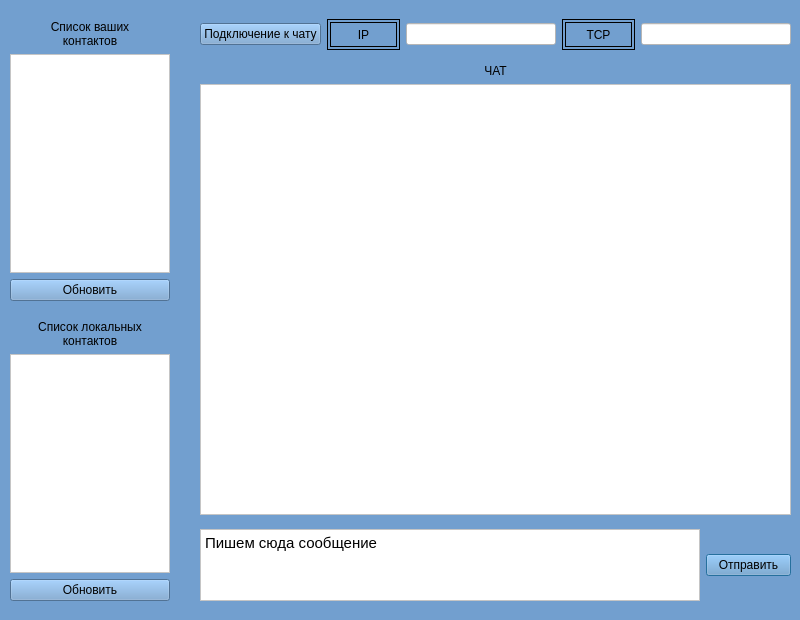
<?xml version="1.0" encoding="UTF-8"?>
<ui version="4.0">
 <class>MainWindow</class>
 <widget class="QMainWindow" name="MainWindow">
  <property name="geometry">
   <rect>
    <x>0</x>
    <y>0</y>
    <width>800</width>
    <height>620</height>
   </rect>
  </property>
  <property name="windowTitle">
   <string>MainWindow</string>
  </property>
  <property name="styleSheet">
   <string notr="true">background-color : rgb(114, 159, 207)</string>
  </property>
  <widget class="QWidget" name="centralwidget">
   <widget class="QWidget" name="horizontalLayoutWidget">
    <property name="geometry">
     <rect>
      <x>200</x>
      <y>529</y>
      <width>591</width>
      <height>72</height>
     </rect>
    </property>
    <layout class="QHBoxLayout" name="massage_block">
     <item>
      <widget class="QTextEdit" name="message">
       <property name="maximumSize">
        <size>
         <width>500</width>
         <height>16777215</height>
        </size>
       </property>
       <property name="styleSheet">
        <string notr="true">background-color: white</string>
       </property>
       <property name="html">
        <string>&lt;!DOCTYPE HTML PUBLIC &quot;-//W3C//DTD HTML 4.0//EN&quot; &quot;http://www.w3.org/TR/REC-html40/strict.dtd&quot;&gt;
&lt;html&gt;&lt;head&gt;&lt;meta name=&quot;qrichtext&quot; content=&quot;1&quot; /&gt;&lt;style type=&quot;text/css&quot;&gt;
p, li { white-space: pre-wrap; }
&lt;/style&gt;&lt;/head&gt;&lt;body style=&quot; font-family:'Ubuntu'; font-size:11pt; font-weight:400; font-style:normal;&quot;&gt;
&lt;p style=&quot; margin-top:0px; margin-bottom:0px; margin-left:0px; margin-right:0px; -qt-block-indent:0; text-indent:0px;&quot;&gt;Пишем сюда сообщение&lt;/p&gt;&lt;/body&gt;&lt;/html&gt;</string>
       </property>
      </widget>
     </item>
     <item>
      <widget class="QPushButton" name="send">
       <property name="enabled">
        <bool>true</bool>
       </property>
       <property name="layoutDirection">
        <enum>Qt::LeftToRight</enum>
       </property>
       <property name="text">
        <string>Отправить</string>
       </property>
       <property name="autoDefault">
        <bool>false</bool>
       </property>
       <property name="default">
        <bool>true</bool>
       </property>
      </widget>
     </item>
    </layout>
   </widget>
   <widget class="QWidget" name="verticalLayoutWidget_2">
    <property name="geometry">
     <rect>
      <x>10</x>
      <y>20</y>
      <width>160</width>
      <height>281</height>
     </rect>
    </property>
    <layout class="QVBoxLayout" name="list_contact_view">
     <item>
      <widget class="QLabel" name="contact_label">
       <property name="text">
        <string>Список ваших
контактов</string>
       </property>
       <property name="alignment">
        <set>Qt::AlignCenter</set>
       </property>
      </widget>
     </item>
     <item>
      <widget class="QListWidget" name="contact_view">
       <property name="styleSheet">
        <string notr="true">background-color: white</string>
       </property>
      </widget>
     </item>
     <item>
      <widget class="QPushButton" name="update_contact">
       <property name="text">
        <string>Обновить</string>
       </property>
      </widget>
     </item>
    </layout>
   </widget>
   <widget class="QWidget" name="verticalLayoutWidget_3">
    <property name="geometry">
     <rect>
      <x>10</x>
      <y>320</y>
      <width>160</width>
      <height>281</height>
     </rect>
    </property>
    <layout class="QVBoxLayout" name="list_local_contact_view">
     <item>
      <widget class="QLabel" name="contact_local_label">
       <property name="text">
        <string>Список локальных
контактов</string>
       </property>
       <property name="alignment">
        <set>Qt::AlignCenter</set>
       </property>
      </widget>
     </item>
     <item>
      <widget class="QListWidget" name="contact_local_view">
       <property name="styleSheet">
        <string notr="true">background-color: white</string>
       </property>
      </widget>
     </item>
     <item>
      <widget class="QPushButton" name="update_contact_local">
       <property name="text">
        <string>Обновить</string>
       </property>
      </widget>
     </item>
    </layout>
   </widget>
   <widget class="QWidget" name="verticalLayoutWidget">
    <property name="geometry">
     <rect>
      <x>200</x>
      <y>64</y>
      <width>591</width>
      <height>451</height>
     </rect>
    </property>
    <layout class="QVBoxLayout" name="chat">
     <item>
      <widget class="QLabel" name="chat_label">
       <property name="text">
        <string>ЧАТ</string>
       </property>
       <property name="alignment">
        <set>Qt::AlignCenter</set>
       </property>
      </widget>
     </item>
     <item>
      <widget class="QTextBrowser" name="chat_view">
       <property name="styleSheet">
        <string notr="true">background-color: white</string>
       </property>
      </widget>
     </item>
    </layout>
   </widget>
   <widget class="QWidget" name="horizontalLayoutWidget_2">
    <property name="geometry">
     <rect>
      <x>200</x>
      <y>19</y>
      <width>591</width>
      <height>31</height>
     </rect>
    </property>
    <layout class="QHBoxLayout" name="connect">
     <item>
      <widget class="QPushButton" name="connect_btn">
       <property name="text">
        <string>Подключение к чату</string>
       </property>
      </widget>
     </item>
     <item>
      <layout class="QHBoxLayout" name="ip_block">
       <item>
        <widget class="QLabel" name="ip_label">
         <property name="styleSheet">
          <string notr="true">border: 4px double black;</string>
         </property>
         <property name="text">
          <string>IP</string>
         </property>
         <property name="alignment">
          <set>Qt::AlignCenter</set>
         </property>
        </widget>
       </item>
       <item>
        <widget class="QLineEdit" name="ip_edit">
         <property name="maximumSize">
          <size>
           <width>150</width>
           <height>16777215</height>
          </size>
         </property>
         <property name="autoFillBackground">
          <bool>false</bool>
         </property>
         <property name="styleSheet">
          <string notr="true">background-color: white</string>
         </property>
         <property name="text">
          <string/>
         </property>
        </widget>
       </item>
      </layout>
     </item>
     <item>
      <layout class="QHBoxLayout" name="tcp_block">
       <item>
        <widget class="QLabel" name="tcp_label">
         <property name="styleSheet">
          <string notr="true">border: 4px double black;</string>
         </property>
         <property name="text">
          <string>TCP</string>
         </property>
         <property name="scaledContents">
          <bool>false</bool>
         </property>
         <property name="alignment">
          <set>Qt::AlignCenter</set>
         </property>
         <property name="wordWrap">
          <bool>false</bool>
         </property>
        </widget>
       </item>
       <item>
        <widget class="QLineEdit" name="tcp_edit">
         <property name="maximumSize">
          <size>
           <width>150</width>
           <height>16777215</height>
          </size>
         </property>
         <property name="autoFillBackground">
          <bool>false</bool>
         </property>
         <property name="styleSheet">
          <string notr="true">background-color: white</string>
         </property>
         <property name="text">
          <string/>
         </property>
        </widget>
       </item>
      </layout>
     </item>
    </layout>
   </widget>
  </widget>
 </widget>
 <resources/>
 <connections/>
</ui>
